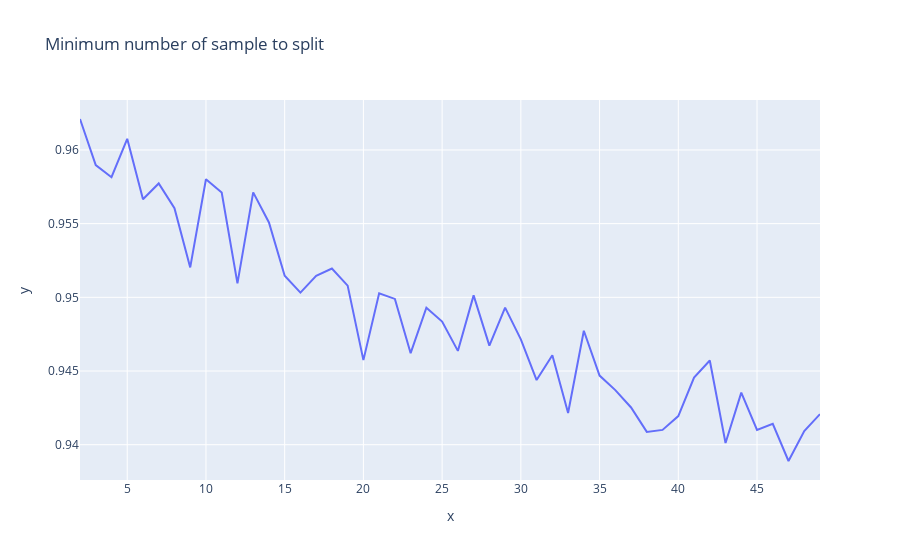

The code cell stored with this chart in its notebook:
### Code cell
line_plot(range(2,50),list_scores,"Minimum number of sample to split")

### Figure 1 — Plotly figure (JSON) as saved in the notebook; plotly's stock layout.template omitted (floating-point values rounded to 4 significant figures)
{"data": [{"hovertemplate": "x=%{x}<br>y=%{y}<extra></extra>", "legendgroup": "", "line": {"color": "#636efa", "dash": "solid"}, "mode": "lines", "name": "", "orientation": "v", "showlegend": false, "type": "scatter", "x": [2, 3, 4, 5, 6, 7, 8, 9, 10, 11, 12, 13, 14, 15, 16, 17, 18, 19, 20, 21, 22, 23, 24, 25, 26, 27, 28, 29, 30, 31, 32, 33, 34, 35, 36, 37, 38, 39, 40, 41, 42, 43, 44, 45, 46, 47, 48, 49], "xaxis": "x", "y": [0.9621, 0.959, 0.9581, 0.9608, 0.9567, 0.9577, 0.956, 0.952, 0.958, 0.9571, 0.9509, 0.9571, 0.9551, 0.9515, 0.9503, 0.9515, 0.952, 0.9508, 0.9457, 0.9503, 0.9499, 0.9462, 0.9493, 0.9484, 0.9464, 0.9501, 0.9467, 0.9493, 0.9472, 0.9444, 0.9461, 0.9422, 0.9477, 0.9447, 0.9437, 0.9425, 0.9409, 0.941, 0.9419, 0.9446, 0.9457, 0.9401, 0.9435, 0.941, 0.9414, 0.9389, 0.9409, 0.9421], "yaxis": "y"}], "layout": {"legend": {"tracegroupgap": 0}, "title": {"text": "Minimum number of sample to split"}, "xaxis": {"anchor": "y", "domain": [0, 1], "title": {"text": "x"}}, "yaxis": {"anchor": "x", "domain": [0, 1], "title": {"text": "y"}}}}
